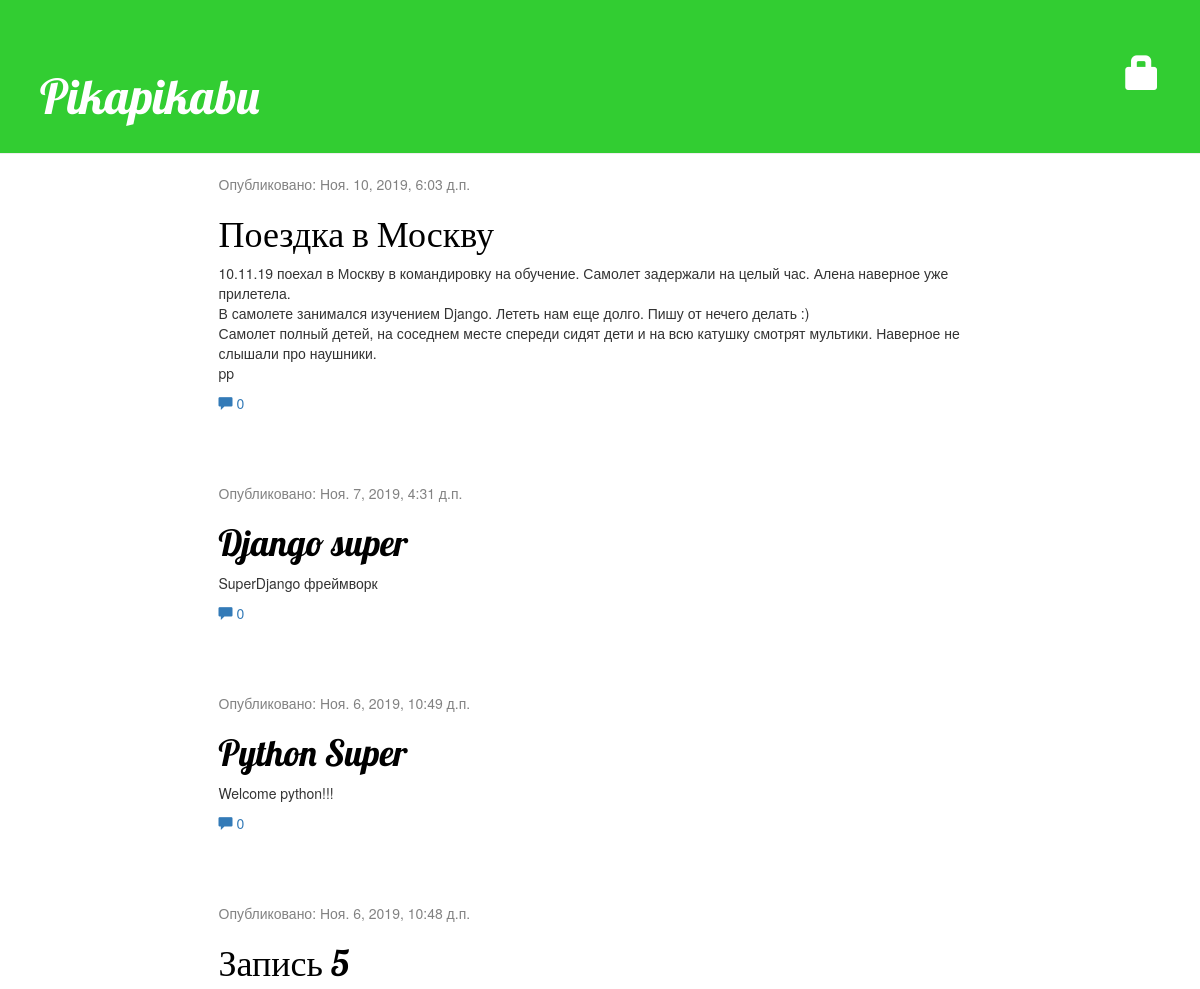
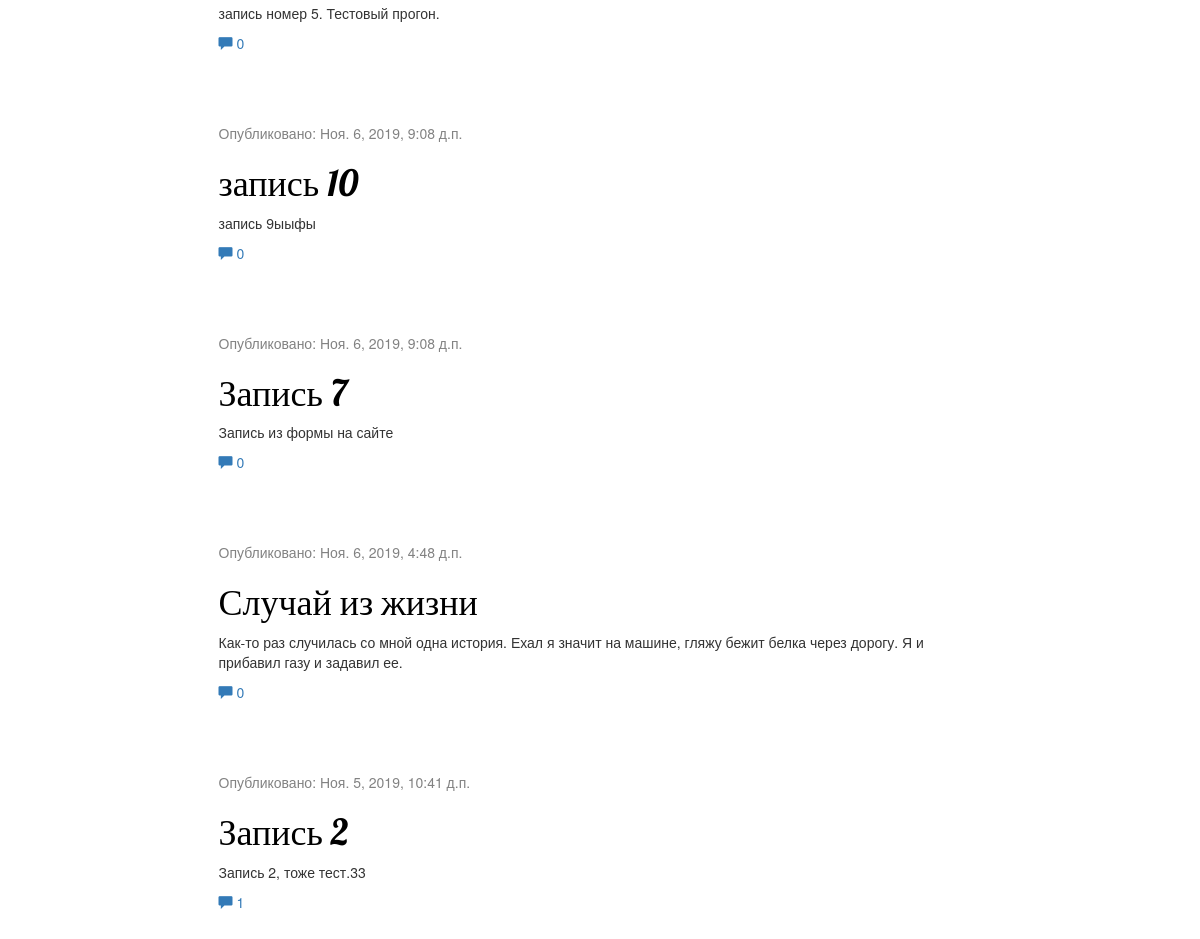
The page / on the database its author committed (2 pictures, top to bottom).
### blog/models.py (models this page shows, shortened)
class Post(models.Model):
    author = models.ForeignKey(settings.AUTH_USER_MODEL, on_delete=models.CASCADE)
    title = models.CharField(max_length=200)
    text = models.TextField()
    created_date = models.DateTimeField(default=timezone.now)
    published_date = models.DateTimeField(blank=True, null=True)
    def approved_comments(self):
        return self.comments.filter(approved_comment=True)

### blog/views.py (the view)
# urls.py: path('', views.post_list, name='post_list'),
def post_list(request):
    post = Post.objects.filter(published_date__lte=timezone.now()).order_by('-published_date')
    return render(request, 'blog/post_list.html', {'post': post})

### blog/templates/blog/post_list.html
{% extends 'blog/base.html' %}
{% block content %}
       {% for i_post in post %}
        <div class="post">
            <div class="date">
                <p>Опубликовано: {{ i_post.published_date }}</p>
            </div>
            <h1><a href="{% url 'post_detail' pk=i_post.pk %}">{{ i_post.title }}</a></h1>
            <p>{{ i_post.text|linebreaksbr }}</p>
            <a class="link-line" href="{% url 'post_detail' pk=i_post.pk %}"><span class="glyphicon glyphicon-comment"></span> {{ i_post.approved_comments.count }}</a>
        </div>
    {% endfor %}
{% endblock %}

### blog/static/css/blog.css (style rules this page uses)
h1, h2, h3, h4 { font-family: 'Lobster', cursive; }
.date { color: #828282; }
.post { margin-bottom: 70px; }
.post h1 a, .post h1 a:visited { color: #000000; }

### rows shown on the page
Post: published_date "Ноя. 10, 2019, 6:03 д.п.", title "Поездка в Москву", text "10.11.19 поехал в Москву в командировку на обучение. Самолет задержали на целый час. Алена наверное уже прилетела. В самолете занимался изучением Django. Лететь нам еще долго. Пишу от нечего делать :) Самолет полный детей, на соседнем месте спереди сидят дети и на всю катушку смотрят мультики. Наверное не слышали про наушники. pp", approved_comments.count "0"
Post: published_date "Ноя. 7, 2019, 4:31 д.п.", title "Django super", text "SuperDjango фреймворк", approved_comments.count "0"
Post: published_date "Ноя. 6, 2019, 10:49 д.п.", title "Python Super", text "Welcome python!!!", approved_comments.count "0"
Post: published_date "Ноя. 6, 2019, 10:48 д.п.", title "Запись 5", text "запись номер 5. Тестовый прогон.", approved_comments.count "0"
Post: published_date "Ноя. 6, 2019, 9:08 д.п.", title "запись 10", text "запись 9ыыфы", approved_comments.count "0"
Post: published_date "Ноя. 6, 2019, 9:08 д.п.", title "Запись 7", text "Запись из формы на сайте", approved_comments.count "0"
Post: published_date "Ноя. 6, 2019, 4:48 д.п.", title "Случай из жизни", text "Как-то раз случилась со мной одна история. Ехал я значит на машине, гляжу бежит белка через дорогу. Я и прибавил газу и задавил ее.", approved_comments.count "0"
Post: published_date "Ноя. 5, 2019, 10:41 д.п.", title "Запись 2", text "Запись 2, тоже тест.33", approved_comments.count "1"
